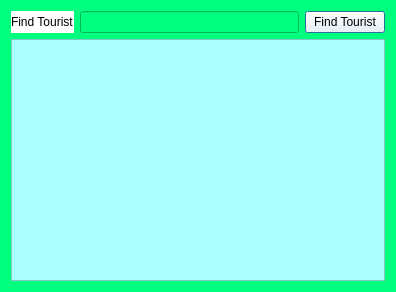
<?xml version="1.0" encoding="UTF-8"?>
<ui version="4.0">
 <class>FindTourist</class>
 <widget class="QDialog" name="FindTourist">
  <property name="geometry">
   <rect>
    <x>0</x>
    <y>0</y>
    <width>396</width>
    <height>292</height>
   </rect>
  </property>
  <property name="windowTitle">
   <string>Find Tourist</string>
  </property>
  <property name="styleSheet">
   <string notr="true">background-color: rgb(0, 255, 127);</string>
  </property>
  <layout class="QGridLayout" name="gridLayout">
   <item row="0" column="0">
    <widget class="QLabel" name="label">
     <property name="styleSheet">
      <string notr="true">font: 10pt &quot;Times New Roman&quot;;
background-color: rgb(255, 255, 255);</string>
     </property>
     <property name="text">
      <string>Find Tourist</string>
     </property>
    </widget>
   </item>
   <item row="0" column="1">
    <widget class="QLineEdit" name="txtTouristName"/>
   </item>
   <item row="0" column="2">
    <widget class="QPushButton" name="btnFind">
     <property name="styleSheet">
      <string notr="true">font: 10pt &quot;Times New Roman&quot;;
background-color: rgb(255, 255, 255);</string>
     </property>
     <property name="text">
      <string>Find Tourist</string>
     </property>
    </widget>
   </item>
   <item row="1" column="0" colspan="3">
    <widget class="QTableView" name="tableView">
     <property name="styleSheet">
      <string notr="true">background-color: rgb(170, 255, 255);</string>
     </property>
    </widget>
   </item>
  </layout>
 </widget>
 <resources/>
 <connections/>
</ui>
